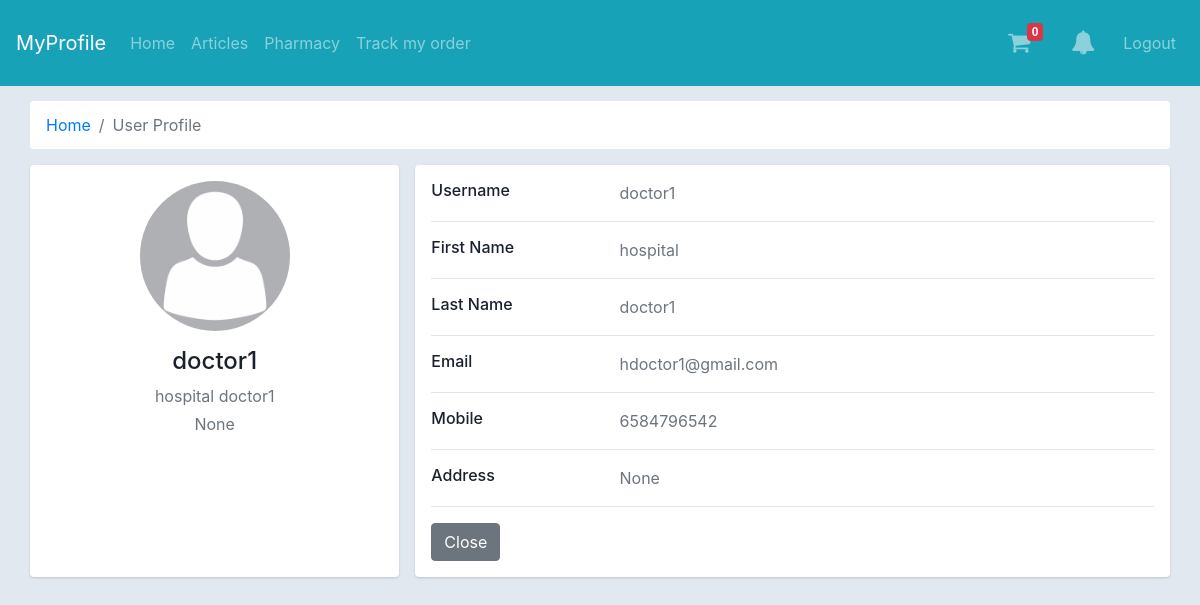
/user-profile/4/ (signed in), run on an earlier commit of the app's database.
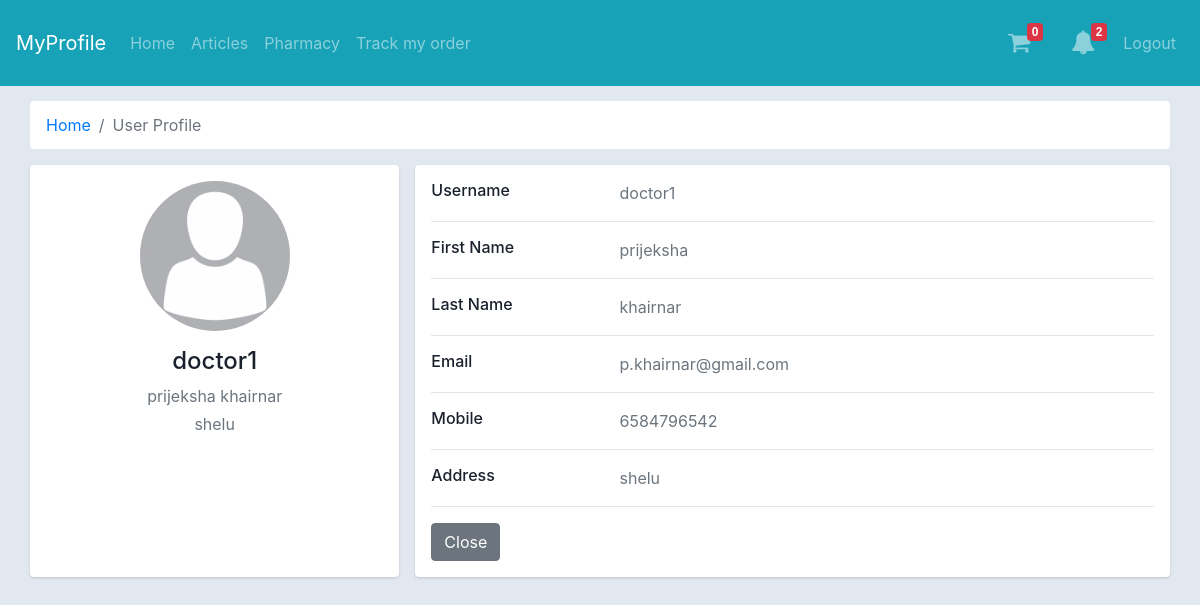
And on a later commit of the database.
### mainapp/models.py (models this page shows, shortened)
class User(AbstractUser):
    user_mobile = models.IntegerField(null=True)
    user_address = models.TextField(verbose_name='Address', blank=True, null=True)
    user_image = models.ImageField(blank=True, null=True, upload_to='profileimages/', )
    is_hospital_staff = models.BooleanField(verbose_name="Hospital Staff", default=False, )
    is_patient = models.BooleanField(verbose_name="Patient", default=False, )
    is_doctor = models.BooleanField(verbose_name="Doctor", default=False, )
    objects = UserManager()
    class Meta:
        verbose_name_plural = '1. Users'

### mainapp/views.py (the view)
# urls.py: path('user-profile/<int:pid1>/', views.user_profile, name='user_profile'),
@login_required(login_url='login')
def user_profile(request, pid1):
    objnotify = allnotification(request)
    user = User.objects.get(id=pid1)
    context = {'user': user, 'objnotify': objnotify}
    return render(request, 'user_profile.html', context)

### templates/user_profile.html (shortened to what this page needs)
{% extends "base.html" %}
{%block maincontent%}
<div class="container-fluid">
    <div class="main-body">
        <nav aria-label="breadcrumb" class="main-breadcrumb ">
            <ol class="breadcrumb b-bg-c">
                <li class="breadcrumb-item"><a href="{%url 'index' %}">Home</a></li>
                <li class="breadcrumb-item active" aria-current="page">User Profile</li>
            </ol>
        </nav>
        <div class="row gutters-sm">
            <div class="col-md-4 mb-3">
                <div class="card" style="height: 100%;">
                    <div class="card-body">
                        <div class="d-flex flex-column align-items-center text-center">
                            <img src="{{user.user_image.url}}" alt="Admin" class="rounded-circle" width="150">
                            <div class="mt-3">
                                <h4>{{user.username}}</h4>
                                <p class="text-secondary mb-1">{{user.first_name}} {{user.last_name}}</p>
                                <p class="text-muted font-size-sm">{{user.user_address}}</p>
                            </div>
                        </div>
                    </div>
                </div>
            </div>
            <div class="col-md-8">
                <div class="card mb-3">
                    <div class="card-body">
                    	<div class="row">
                            <div class="col-sm-3">
                                <h6 class="mb-0">Username</h6>
                            </div>
                            <div class="col-sm-9 text-secondary">
                                {{user.username}}
                            </div>
                        </div>
                        <hr>
                        <div class="row">
                            <div class="col-sm-3">
                                <h6 class="mb-0">First Name</h6>
                            </div>
                            <div class="col-sm-9 text-secondary">
                                {{user.first_name}}
                            </div>
                        </div>
                        <hr>
                        <div class="row">
                            <div class="col-sm-3">
                                <h6 class="mb-0">Last Name</h6>
                            </div>
                            <div class="col-sm-9 text-secondary">
                                {{user.last_name}}
                            </div>
                        </div>
                        <hr>
                        <div class="row">
                            <div class="col-sm-3">
                                <h6 class="mb-0">Email</h6>
                            </div>
                            <div class="col-sm-9 text-secondary">
                                {{user.email}}
                            </div>
                        </div>
                        <hr>
                        <div class="row">
                            <div class="col-sm-3">
                                <h6 class="mb-0">Mobile</h6>
                            </div>
                            <div class="col-sm-9 text-secondary">
                                {{user.user_mobile}}
                            </div>
                        </div>
                        <hr>
                        <div class="row">
                            <div class="col-sm-3">
                                <h6 class="mb-0">Address</h6>
                            </div>
                            <div class="col-sm-9 text-secondary">
                                {{user.user_address}}
                            </div>
                        </div>
                        <hr>
                        <div class="row">
                            <div class="col-sm-9 text-secondary">
                                <a href="{{ request.META.HTTP_REFERER }}" class="btn btn-secondary">Close</a>
                            </div>
                        </div>
                    </div>
                </div>
            </div>
        </div>
    </div>
</div>
{%endblock%}

What changed in the data, as far as the page shows it:
changed User "doctor1": first_name "hospital" → "prijeksha"; last_name "doctor1" → "khairnar"; user_address "None" → "shelu"; email "hdoctor1@gmail.com" → "p.khairnar@gmail.com"
Also different on the page:
{{ objnotify.ncount }}: (not shown) → "2"
